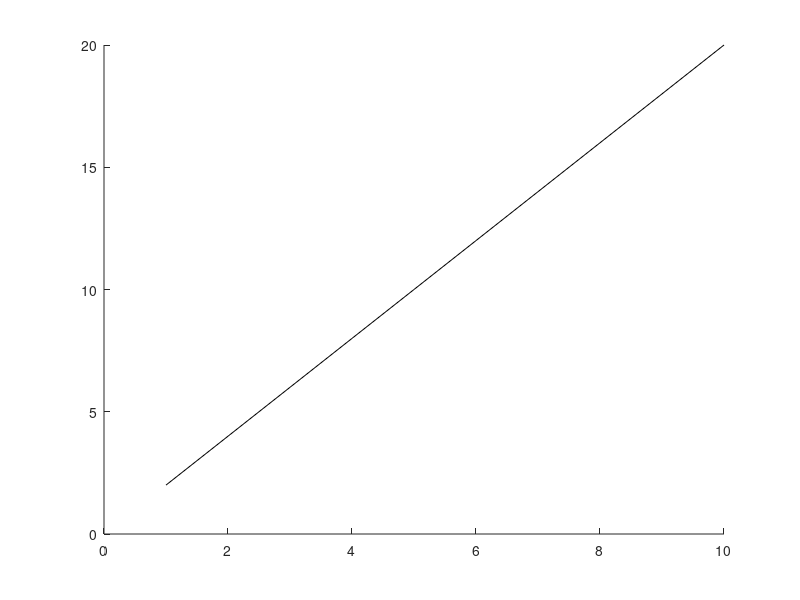

MATLAB code for this plot: (Note: this script raises an error after producing the figure.)
col1 = dlmread('test.csv',',',[3 0 12 0]);
col2 = dlmread('test.csv',',',[3 1 12 1]);
col3 = dlmread('test.csv',',',[3 2 12 2]);

% Turns out, col1 = x, col2 = y, col3 = error in y.
hold on
plot(col1,col2,'k-');
errorbar(col2,col3,'MarkerSize',6,'Marker','o');


xlabel('col1','fontsize',14);
ylabel('col2','fontsize',14);
set(gca,'fontsize',14);
set(gca,'TickLength',[0.02,0.0]);
title('col1 against col2 with errorbars','fontsize',16);


